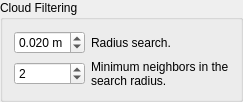
        <widget class="QGroupBox" name="groupBox_filtering">
         <property name="title">
          <string>Cloud Filtering</string>
         </property>
         <property name="checkable">
          <bool>false</bool>
         </property>
         <layout class="QGridLayout" name="gridLayout_9" columnstretch="0,1">
          <item row="0" column="0">
           <widget class="QDoubleSpinBox" name="doubleSpinBox_filteringRadius">
            <property name="suffix">
             <string> m</string>
            </property>
            <property name="decimals">
             <number>3</number>
            </property>
            <property name="minimum">
             <double>0.001000000000000</double>
            </property>
            <property name="maximum">
             <double>1.000000000000000</double>
            </property>
            <property name="singleStep">
             <double>0.010000000000000</double>
            </property>
            <property name="value">
             <double>0.020000000000000</double>
            </property>
           </widget>
          </item>
          <item row="0" column="1">
           <widget class="QLabel" name="label_110">
            <property name="text">
             <string>Radius search.</string>
            </property>
            <property name="wordWrap">
             <bool>true</bool>
            </property>
           </widget>
          </item>
          <item row="1" column="0">
           <widget class="QSpinBox" name="spinBox_filteringMinNeighbors">
            <property name="minimum">
             <number>1</number>
            </property>
            <property name="maximum">
             <number>100</number>
            </property>
            <property name="value">
             <number>2</number>
            </property>
           </widget>
          </item>
          <item row="1" column="1">
           <widget class="QLabel" name="label_112">
            <property name="text">
             <string>Minimum neighbors in the search radius.</string>
            </property>
            <property name="wordWrap">
             <bool>true</bool>
            </property>
           </widget>
          </item>
         </layout>
        </widget>
